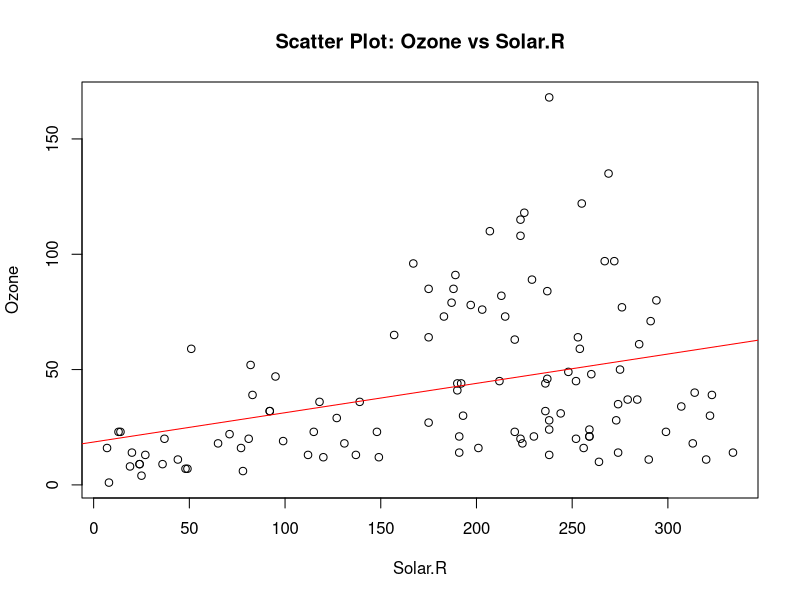

Write R code to recreate this figure.
# Check for missing values in features
missing_values <- sum(is.na(airquality)) / prod(dim(airquality))

# Drop missing values if less than 10% of the data
if (missing_values < 0.1) {
  airquality <- na.omit(airquality)
} else {
  # Replace missing values with mean
  airquality[is.na(airquality)] <- mean(airquality, na.rm = TRUE)
}
# Fit the linear regression model
model <- lm(Ozone ~ Solar.R, data = airquality)

# Summary of the linear regression model
summary(model)
# Plot scatter plot
plot(airquality$Solar.R, airquality$Ozone, xlab = "Solar.R", ylab = "Ozone", main = "Scatter Plot: Ozone vs Solar.R")

# Add regression line
abline(model, col = "red")
